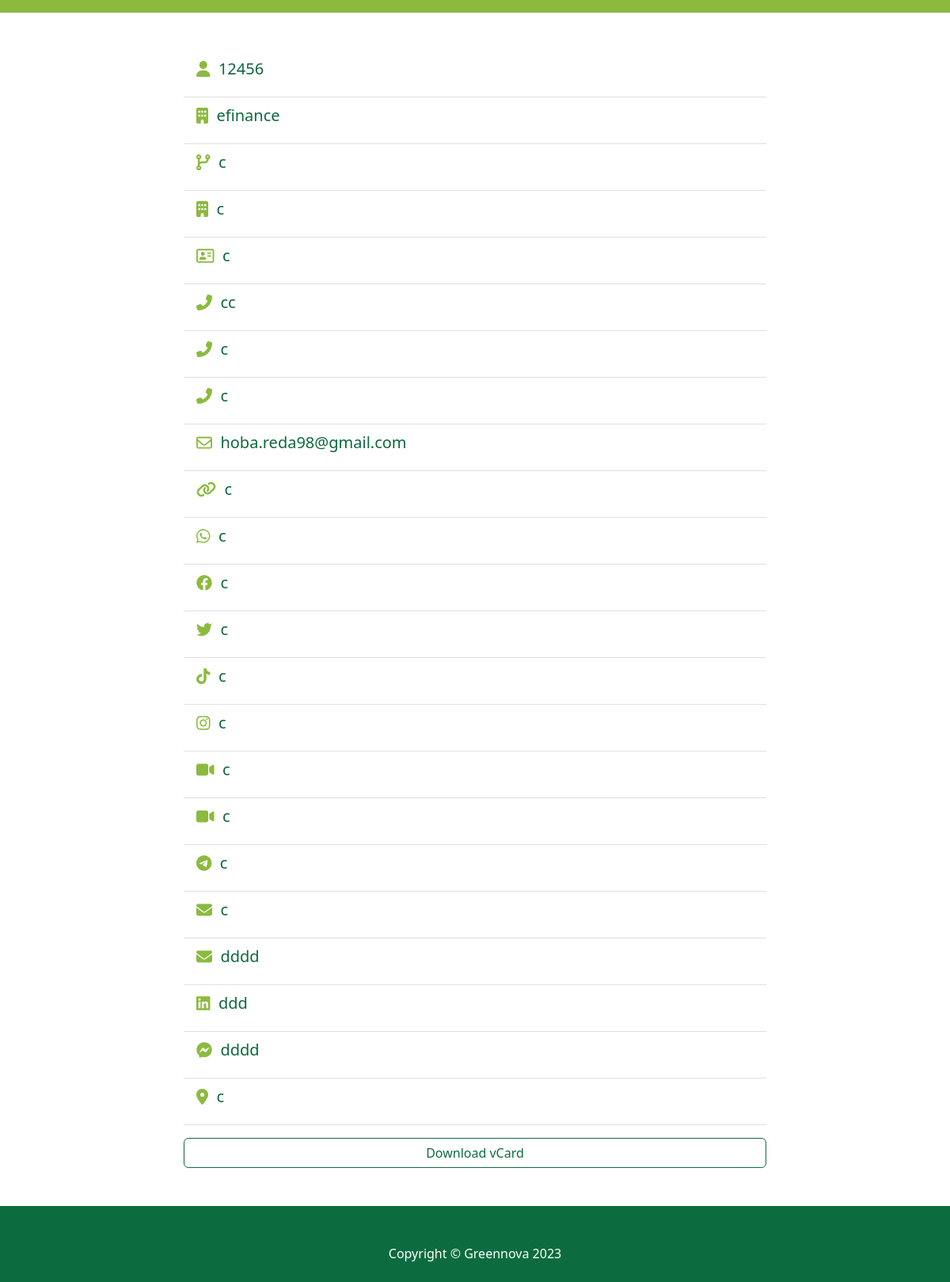
Screenshot of /en/contacts/123/ with the database file from the repository.
### ContactManager/models.py (models this page shows, shortened)
class Contact(models.Model):
    serial_number = models.CharField(max_length=50, unique=True)
    full_name = models.CharField(max_length=255,null=True,blank=True)
    company = models.CharField(max_length=255,null=True,blank=True)
    branch = models.CharField(max_length=255,null=True,blank=True)
    department = models.CharField(max_length=255,null=True,blank=True)
    title = models.CharField(max_length=255,null=True,blank=True)
    ext_number = models.CharField(max_length=255,null=True,blank=True)
    phone = models.CharField(max_length=14,null=True,blank=True)
    phone1 = models.CharField(max_length=14,null=True,blank=True)
    phone2 = models.CharField(max_length=14,null=True,blank=True)
    email = models.EmailField(null=True,blank=True)
    website_link = models.CharField(max_length=255,null=True,blank=True)
    whatsapp_link = models.CharField(max_length=255,null=True,blank=True)
    facebook_link = models.CharField(max_length=255,null=True,blank=True)
    twitter_link = models.CharField(max_length=255,null=True,blank=True)
    tiktok_link = models.CharField(max_length=255,null=True,blank=True)
    instagram_link = models.CharField(max_length=255,null=True,blank=True)
    zoom_link = models.CharField(max_length=255,null=True,blank=True)
    teams_link = models.CharField(max_length=255,null=True,blank=True)
    telegram_link = models.CharField(max_length=255,null=True,blank=True)
    gmail_link = models.CharField(max_length=255,null=True,blank=True)
    outlook_link = models.CharField(max_length=255,null=True,blank=True)
    linkedIn_link = models.CharField(max_length=255,null=True,blank=True)
    Messaanger_link = models.CharField(max_length=255,null=True,blank=True)
    address = models.CharField(max_length=255,null=True,blank=True)
    date_updated = models.DateTimeField(auto_now=True)
    qr_code = models.BinaryField(null=True, blank=True)

### ContactManager/views.py (the view)
# urls.py: path('contacts/<str:serial_number>/', contact_detail, name='contact_detail'),
def contact_detail(request, serial_number):
    contact = get_object_or_404(Contact, serial_number=serial_number)
    language_code = get_language()
    return render(request, 'ContactManager/contact_detail.html', {'contact': contact , 'LANGUAGE_CODE': language_code})

### ContactManager/templates/ContactManager/contact_detail.html (shortened to what this page needs)
{% extends 'base.html' %}
{% load i18n %}
{% load mytags %}
{% block content %}
{% if LANGUAGE_CODE == 'ar' %}
    <div class="container mt-5"  dir="rtl">
{% else %}
    <div class="container mt-5"  dir="ltr">
{% endif %}
          <div class="row justify-content-center">
            <div class="col-sm-12 col-md-10 col-lg-8">
              <ul class="list-group list-group-flush">
              {% if contact.full_name %}
              <li class="list-group-item" style="color: #0e683e; font-size: 20px; padding-bottom: 20px;"><i class="fas fa-user" style="color: #8cba3f;"></i>&nbsp;&nbsp;{{ contact.full_name }}</li>
              {% endif %}
              {% if contact.company %}
              <li class="list-group-item" style="color: #0e683e; font-size: 20px; padding-bottom: 20px;"><i class="fas fa-building" style="color: #8cba3f;"></i>&nbsp;&nbsp;{{ contact.company }}</li>
              {% endif %}
              {% if contact.branch %}
              <li class="list-group-item" style="color: #0e683e; font-size: 20px; padding-bottom: 20px;"><i class="fas fa-code-branch" style="color: #8cba3f;"></i>&nbsp;&nbsp;{{ contact.branch }}</li>
              {% endif %}
              {% if contact.department %}
              <li class="list-group-item" style="color: #0e683e; font-size: 20px; padding-bottom: 20px;"><i class="fas fa-building" style="color: #8cba3f;"></i>&nbsp;&nbsp;{{ contact.department }}</li>
              {% endif %}
              {% if contact.title %}
              <li class="list-group-item" style="color: #0e683e; font-size: 20px; padding-bottom: 20px;"><i class="fa-regular fa-address-card" style="color: #8cba3f;"></i>&nbsp;&nbsp;{{ contact.title }}</li>
              {% endif %}
              {% if contact.ext_number %}
              <li class="list-group-item" style="color: #0e683e; font-size: 20px; padding-bottom: 20px;"><i class="fas fa-phone-alt" style="color: #8cba3f;"></i>&nbsp;&nbsp;{{ contact.ext_number }}</li>
              {% endif %}
              {% if contact.phone1 %}
              <li class="list-group-item" style="color: #0e683e; font-size: 20px; padding-bottom: 20px;"><i class="fas fa-phone-alt" style="color: #8cba3f;"></i>&nbsp;&nbsp;{{ contact.phone1 }}</li>
              {% endif %}
              {% if contact.phone2 %}
              <li class="list-group-item" style="color: #0e683e; font-size: 20px; padding-bottom: 20px;"><i class="fas fa-phone-alt" style="color: #8cba3f;"></i>&nbsp;&nbsp;{{ contact.phone2 }}</li>
              {% endif %}
              {% if contact.email %}
              <li class="list-group-item" style="color: #0e683e; font-size: 20px; padding-bottom: 20px;"><i class="far fa-envelope" style="color: #8cba3f;"></i>&nbsp;&nbsp;{{ contact.email }}</li>
              {% endif %}
              {% if contact.website_link %}
              <li class="list-group-item" style="color: #0e683e; font-size: 20px; padding-bottom: 20px;"><i class="fas fa-link" style="color: #8cba3f;"></i>&nbsp;&nbsp;{{ contact.website_link }}</li>
              {% endif %}
              {% if contact.whatsapp_link %}
              <li class="list-group-item" style="color: #0e683e; font-size: 20px; padding-bottom: 20px;"><i class="fab fa-whatsapp" style="color: #8cba3f;"></i>&nbsp;&nbsp;{{ contact.whatsapp_link }}</li>
              {% endif %}
              {% if contact.facebook_link %}
              <li class="list-group-item" style="color: #0e683e; font-size: 20px; padding-bottom: 20px;"><i class="fab fa-facebook" style="color: #8cba3f;"></i>&nbsp;&nbsp;{{ contact.facebook_link }}</li>
              {% endif %}
              {% if contact.twitter_link %}
              <li class="list-group-item" style="color: #0e683e; font-size: 20px; padding-bottom: 20px;"><i class="fab fa-twitter" style="color: #8cba3f;"></i>&nbsp;&nbsp;{{ contact.twitter_link }}</li>
              {% endif %}
              {% if contact.tiktok_link %}
              <li class="list-group-item" style="color: #0e683e; font-size: 20px; padding-bottom: 20px;"><i class="fab fa-tiktok" style="color: #8cba3f;"></i>&nbsp;&nbsp;{{ contact.tiktok_link }}</li>
              {% endif %}
              {% if contact.instagram_link %}
              <li class="list-group-item" style="color: #0e683e; font-size: 20px; padding-bottom: 20px;"><i class="fab fa-instagram" style="color: #8cba3f;"></i>&nbsp;&nbsp;{{ contact.instagram_link }}</li>{% endif %}
              {% if contact.zoom_link %}
              <li class="list-group-item" style="color: #0e683e; font-size: 20px; padding-bottom: 20px;"><i class="fas fa-video" style="color: #8cba3f;"></i>&nbsp;&nbsp;{{ contact.zoom_link }}</li>
              {% endif %}
              {% if contact.teams_link %}
              <li class="list-group-item" style="color: #0e683e; font-size: 20px; padding-bottom: 20px;"><i class="fas fa-video" style="color: #8cba3f;"></i>&nbsp;&nbsp;{{ contact.teams_link }}</li>
              {% endif %}
              {% if contact.telegram_link %}
              <li class="list-group-item" style="color: #0e683e; font-size: 20px; padding-bottom: 20px;"><i class="fab fa-telegram" style="color: #8cba3f;"></i>&nbsp;&nbsp;{{ contact.telegram_link }}</li>
              {% endif %}
              {% if contact.gmail_link %}
              <li class="list-group-item" style="color: #0e683e; font-size: 20px; padding-bottom: 20px;"><i class="fas fa-envelope" style="color: #8cba3f;"></i>&nbsp;&nbsp;{{ contact.gmail_link }}</li>
              {% endif %}
              {% if contact.outlook_link %}
              <li class="list-group-item" style="color: #0e683e; font-size: 20px; padding-bottom: 20px;"><i class="fas fa-envelope" style="color: #8cba3f;"></i>&nbsp;&nbsp;{{ contact.outlook_link }}</li>
              {% endif %}
              {% if contact.linkedIn_link %}
              <li class="list-group-item" style="color: #0e683e; font-size: 20px; padding-bottom: 20px;"><i class="fab fa-linkedin" style="color: #8cba3f;"></i>&nbsp;&nbsp;{{ contact.linkedIn_link }}</li>
              {% endif %}
              {% if contact.Messaanger_link %}
              <li class="list-group-item" style="color: #0e683e; font-size: 20px; padding-bottom: 20px;"><i class="fab fa-facebook-messenger" style="color: #8cba3f;"></i>&nbsp;&nbsp;{{ contact.Messaanger_link }}</li>
              {% endif %}
              {% if contact.address %}
              <li class="list-group-item" style="color: #0e683e; font-size: 20px; padding-bottom: 20px;"><i class="fas fa-map-marker-alt" style="color: #8cba3f;"></i>&nbsp;&nbsp;{{ contact.address }}</li>
              {% endif %}
              <li class="list-group-item"></li>
            </ul>
            <form method="post" action="{% url 'download_vcard' serial_number=contact.serial_number %}">
              <div class="d-grid mb-5">
                <button class="SaveButton btn btn-success" type="submit" >
                  {% trans 'Download vCard' %}
                </button>
              </div>
          </form>
      </div>
    </div>
  </div>
{% endblock %}

### ContactManager/templates/ContactManager/contact_detail.html (style rules this page uses)
.SaveButton { border-color:#0c6c3f; color:#0c6c3f; background:white; }

### rows the page displays
Contact: full_name "12456", company "efinance", branch "c", department "c", title "c", ext_number "cc", phone1 "c", phone2 "c", email "hoba.reda98@gmail.com", website_link "c", whatsapp_link "c", facebook_link "c", twitter_link "c", tiktok_link "c", instagram_link "c", zoom_link "c", teams_link "c", telegram_link "c", gmail_link "c", outlook_link "dddd", linkedIn_link "ddd", Messaanger_link "dddd", address "c"
